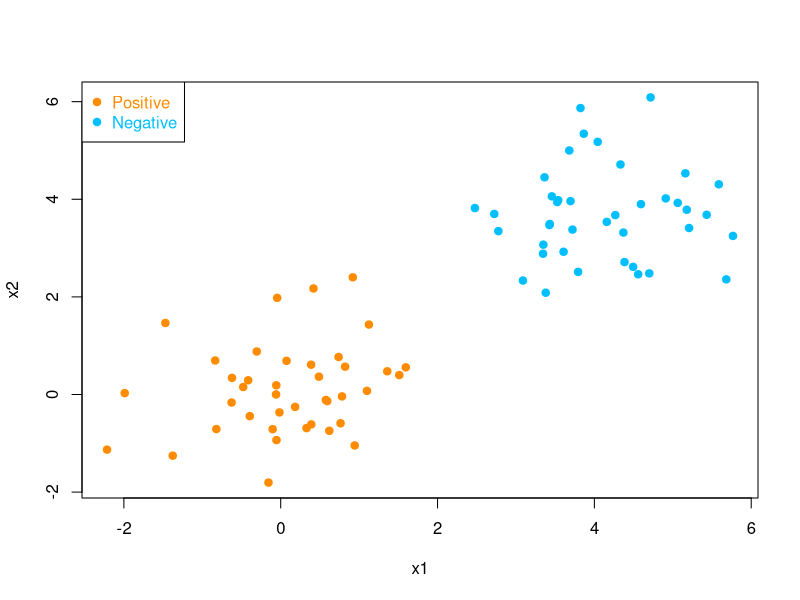
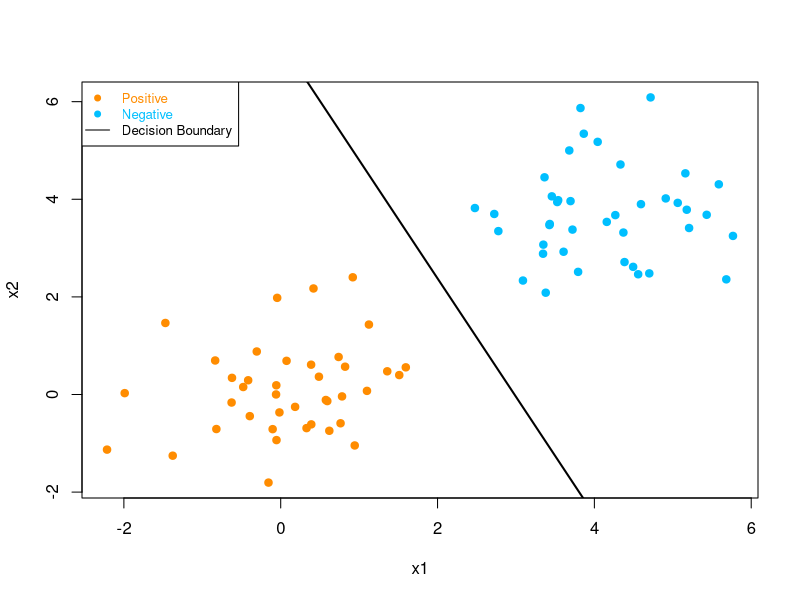
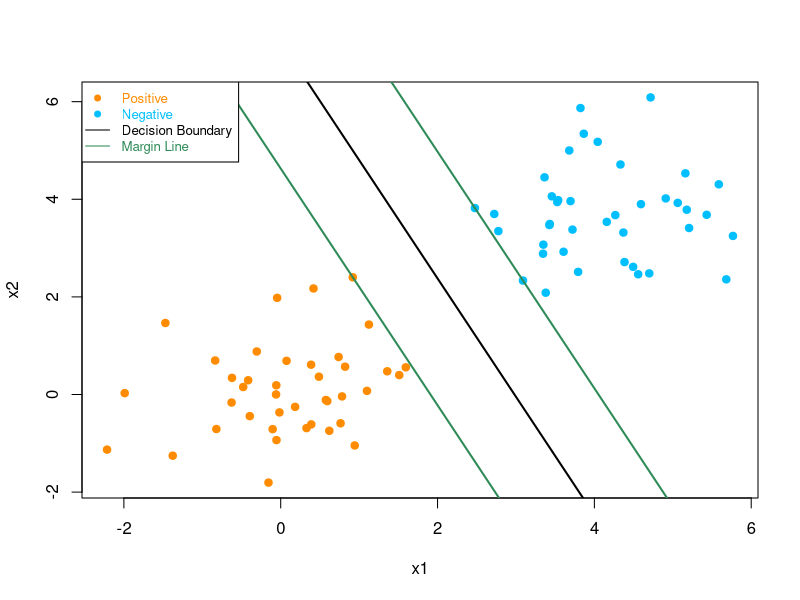
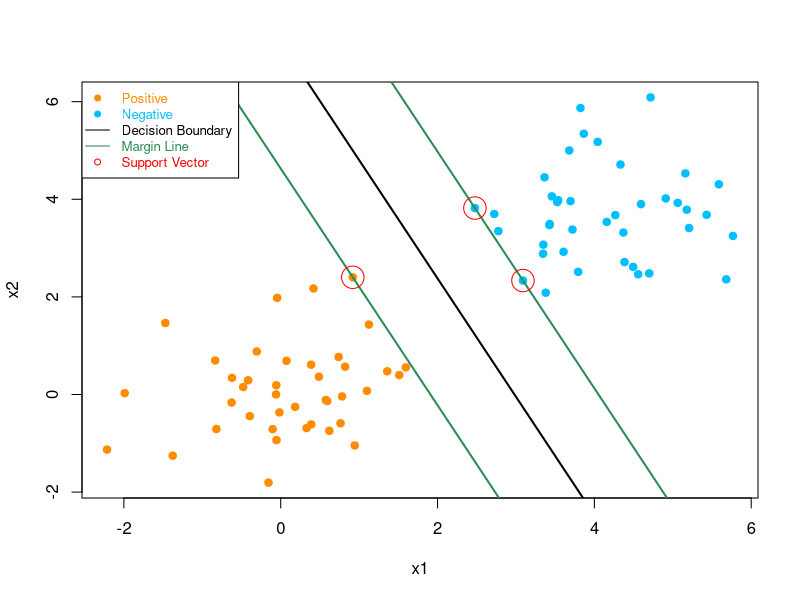
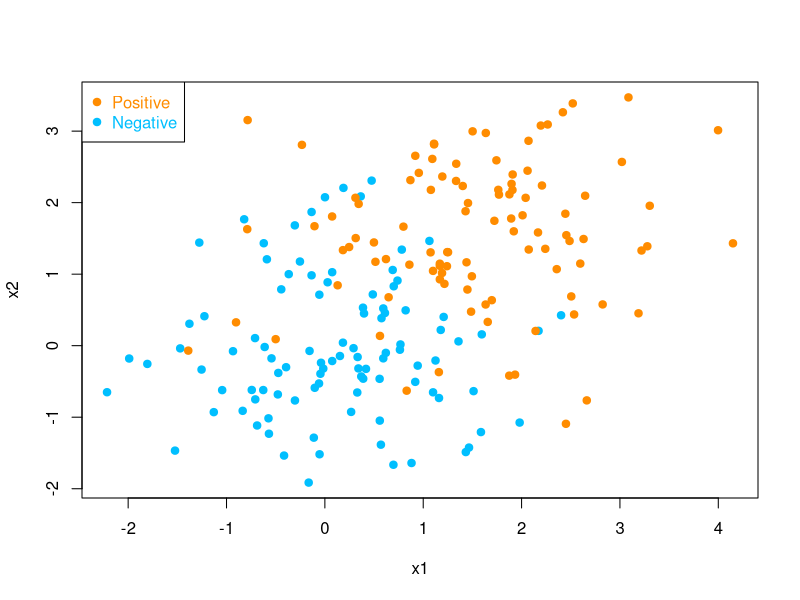
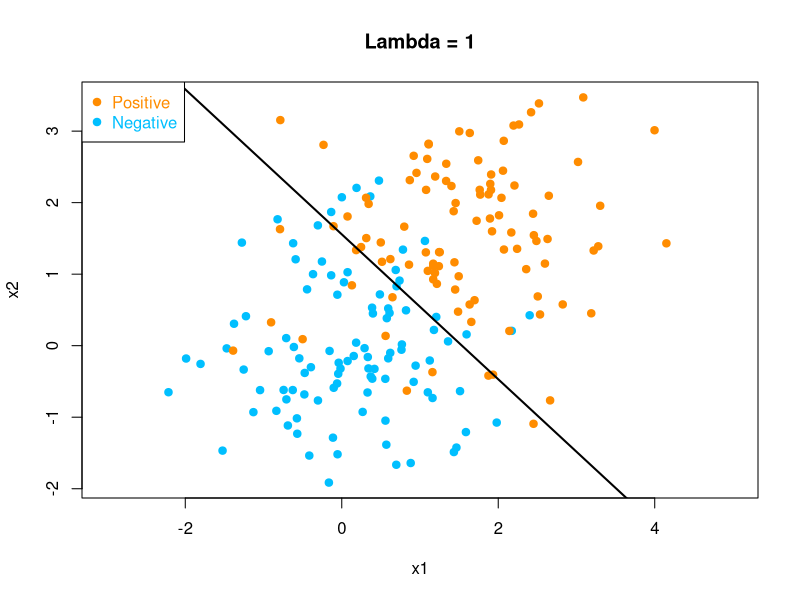
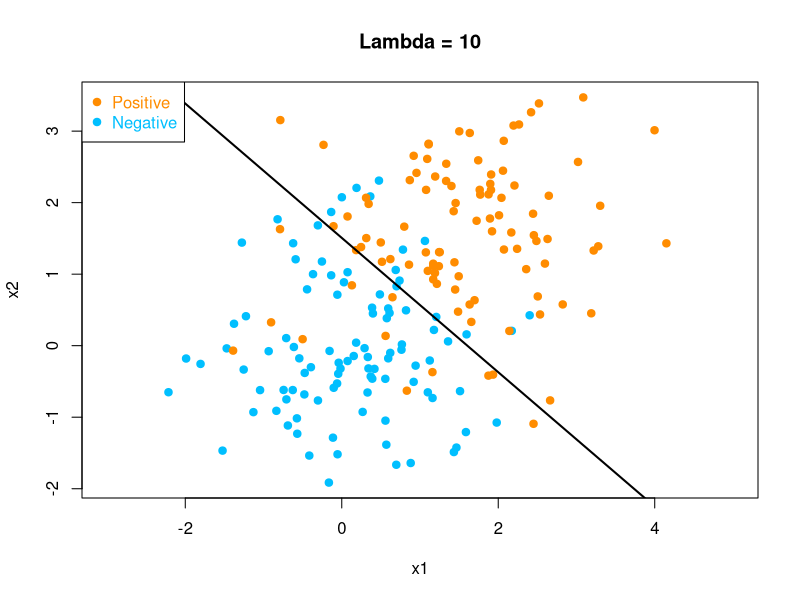
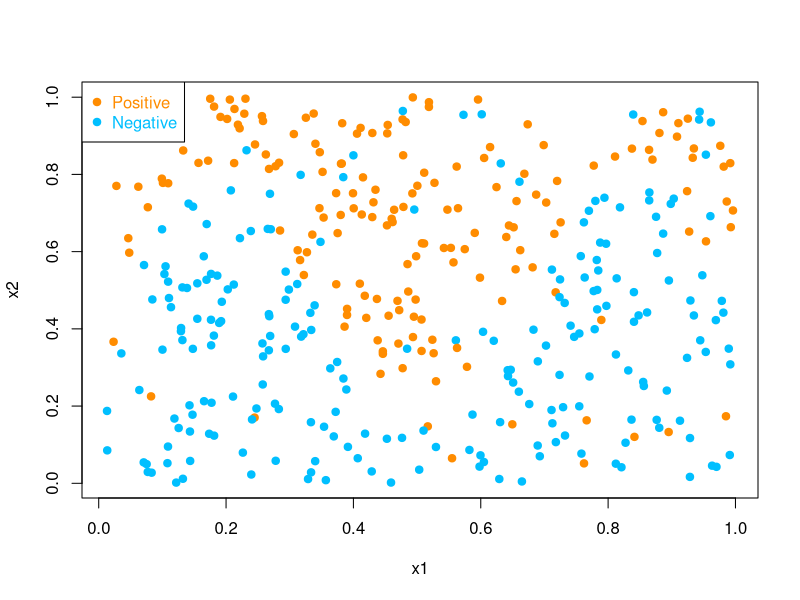

Here is the R script that generated these plots, in order:
## ---- chunk 1
  knitr::opts_chunk$set(include = TRUE)  # TRUE for solution; FALSE for questions set

  knitr::opts_chunk$set(echo = TRUE)
  knitr::opts_chunk$set(message = FALSE)
  knitr::opts_chunk$set(warning = FALSE)
  knitr::opts_chunk$set(fig.height = 6, fig.width = 8, out.width = '50%', fig.align = "center")
  options(width = 90)
## ---- chunk 2
rm(list = ls(all = TRUE))

list.of.packages <- c("knitr", "tidyverse", "ggpubr", "ggplot2", "quadprog", "e1071")
new.packages <- list.of.packages[!(list.of.packages %in% installed.packages()[,"Package"])]
if(length(new.packages)){
  install.packages(new.packages, repos = "http://cran.us.r-project.org")
  }
library(knitr)
library(tidyverse)
library(ggplot2)
library(ggpubr)
library(quadprog)
library(e1071)
## ---- chunk 3
  set.seed(1); n <-40; p <- 2
  xpos <- matrix(rnorm(n*p, mean=0, sd=1), n, p)
  xneg <- matrix(rnorm(n*p, mean=4, sd=1), n, p)
  x <- rbind(xpos, xneg)
  y <- matrix(c(rep(1, n), rep(-1, n)))
  
  plot(x,col=ifelse(y>0,"darkorange", "deepskyblue"), pch = 19, xlab = "x1", ylab = "x2")
  legend("topleft", c("Positive","Negative"), 
       col=c("darkorange", "deepskyblue"), pch=c(19, 19), text.col=c("darkorange", "deepskyblue"))
## ---- chunk 4

## The above formular is for all the QP problem, here we need to make the matrix accordingly.

# min{ (-dvec)^T * b + 0.5 * t(b) %*% Dmat %*% b }
# max{ (dvec)^T * b - 0.5 * t(b) %*% Dmat %*% b } exactly is the Dual
# t(Amat) * b >= bvec

n = dim(x)[1]

## Calculate the matrix Dmat, dvec, Amat and bvec

Dmat.dual = outer(as.vector(y),as.vector(y)) * (x%*%t(x))
Dmat.dual = Dmat.dual + diag(1e-5,n)

dvec.dual = rep(1, n)
Amat.dual <- rbind(t(y), diag(n))
# Must have the first row for equality
bvec.dual <- c(0, rep(0, n))

result.QP.dual = solve.QP(Dmat.dual,dvec.dual,t(Amat.dual),bvec=bvec.dual, meq=1)
alpha = result.QP.dual$solution


beta = c(sum(alpha * y * x[,1]), sum(alpha * y * x[,2]))
beta_0 = -(max(x[41:80,] %*% beta) + min(x[1:40,] %*% beta))/2
sv = x[alpha > 0.001,] # The support vector is clarified from the alpha value
## ---- chunk 5
plot.SVM.2D = function(x,y,beta,beta_0, margin = F, sv = c()){
  plot(x,col=ifelse(y>0,"darkorange", "deepskyblue"), pch = 19, xlab = "x1", ylab = "x2")
  
    abline(a = -beta_0/beta[2],
          b = -beta[1]/beta[2],
          col = 'black', lwd = 2)
  legend = c("Positive","Negative","Decision Boundary")
  legend.symbol.col =c('darkorange', 'deepskyblue', 'black')
  t.col = c('darkorange', 'deepskyblue', 'black')
  pch = c(19,19,NA)
  lty = c(NA,NA,1)
  if(margin == T){
    abline(b = -beta[1]/beta[2],
          a = (-beta_0 + 1)/beta[2], 
          col = 'seagreen', lwd = 2)
  
    abline(b = -beta[1]/beta[2],
      a = (-beta_0 - 1)/beta[2], 
      col = 'seagreen', lwd = 2)
    legend.symbol.col = append(legend.symbol.col, 'seagreen')
    t.col = append(t.col, 'seagreen')
    pch = append(pch, NA)
    lty = append(lty, 1)
    legend = append(legend, 'Margin Line')
  }
  if (length(sv) != 0){
    points(x = sv[,1], y = sv[,2], pch = 1, cex = 3, col = 'red')
    legend.symbol.col = append(legend.symbol.col, 'red')
    t.col = append(t.col, 'red')
    pch = append(pch, 1)
    lty = append(lty, NA)
    legend = append(legend, 'Support Vector')    
  }
    
legend("topleft", legend, col=legend.symbol.col, bg = "white",
      pch = pch, lty = lty, text.col=t.col, cex = 0.8)
}
plot.SVM.2D(x, y, beta, beta_0, margin = F)
## ---- chunk 6
plot.SVM.2D(x, y, beta, beta_0, margin = T)
## ---- chunk 7
plot.SVM.2D(x, y, beta, beta_0, margin = T, sv = sv)
## ---- chunk 8
  set.seed(1)
  n = 100 # number of data points for each class
  p = 2 # dimension

  # Generate the positive and negative examples
  xpos <- matrix(rnorm(n*p,mean=0,sd=1),n,p)
  xneg <- matrix(rnorm(n*p,mean=1.5,sd=1),n,p)
  x <- rbind(xpos,xneg)
  y <- c(rep(-1, n), rep(1, n))
    
  plot(x,col=ifelse(y>0,"darkorange", "deepskyblue"), pch = 19, xlab = "x1", ylab = "x2")
  legend("topleft", c("Positive","Negative"), col=c("darkorange", "deepskyblue"), 
         pch=c(19, 19), text.col=c("darkorange", "deepskyblue"))
## ---- chunk 9

fn = function(par,lambda, x, y){
  lambda * (par[2]^2 + par[3]^2) + sum(log(1+exp(-y * (par[1] + x %*% c(par[2],par[3])))))
}
gr = function(par,lambda, x, y){
  c(
    sum((-y) * exp(-y * (par[1] + x %*% c(par[2],par[3])))/
          (1 + exp(-y * (par[1] + x %*% c(par[2],par[3]))))),
    2 * lambda * par[2] + sum((-y) * x[,1] * exp(-y * (par[1] + x %*% c(par[2],par[3])))/
        (1 + exp(-y * (par[1] + x %*% c(par[2],par[3]))))),
    2 * lambda * par[3] + sum((-y) * x[,2] * exp(-y * (par[1] + x %*% c(par[2],par[3])))/
        (1 + exp(-y * (par[1] + x %*% c(par[2],par[3])))))
  )
}
## ---- chunk 10
# lambda = 1
result.optim.linear = optim(par = c(0,0,0), fn = fn, gr = gr,
                            lambda = 1, method = 'BFGS', x = x, y = y)
## test the correctness

fitted.q2 = sign((x %*% c(result.optim.linear$par[2],
    result.optim.linear$par[3])) + result.optim.linear$par[1])
accuracy.q2 = mean(fitted.q2 == y)

## ---- chunk 11

plot(x,col=ifelse(y>0,"darkorange", "deepskyblue"), pch = 19, xlab = "x1",
     ylab = "x2", xlim = c(-3,5), main = "Lambda = 1")

abline(a = -result.optim.linear$par[1]/result.optim.linear$par[3],
      b = -result.optim.linear$par[2]/result.optim.linear$par[3], col = 'black', lwd = 2)

legend("topleft", c("Positive","Negative"), col=c("darkorange", "deepskyblue"), bg = "white", 
      pch=c(19, 19), text.col=c("darkorange", "deepskyblue"))
## ---- chunk 12
result.optim.linear.t = optim(par = c(0,0,0), fn = fn,  gr = gr,
                            lambda = 10, method = 'BFGS', x = x, y = y)
plot(x,col=ifelse(y>0,"darkorange", "deepskyblue"), pch = 19, xlab = "x1",
     ylab = "x2", xlim = c(-3,5), main = "Lambda = 10")
abline(a = -result.optim.linear.t$par[1]/result.optim.linear.t$par[3],
      b = -result.optim.linear.t$par[2]/result.optim.linear.t$par[3], col = 'black', lwd = 2)
legend("topleft", c("Positive","Negative"), col=c("darkorange", "deepskyblue"), bg = "white", 
      pch=c(19, 19), text.col=c("darkorange", "deepskyblue"))
fitted.q2.t = sign((x %*% c(result.optim.linear.t$par[2],
    result.optim.linear.t$par[3])) + result.optim.linear.t$par[1])
accuracy.q2.t = mean(fitted.q2.t == y)
## ---- chunk 13
  set.seed(1)
  n = 400
  p = 2 # dimension

  # Generate the positive and negative examples
  x <- matrix(runif(n*p), n, p)
  side <- (x[, 2] > 0.5 + 0.3*sin(3*pi*x[, 1]))
  y <- sample(c(1, -1), n, TRUE, c(0.9, 0.1))*(side == 1) + 
    sample(c(1, -1), n, TRUE, c(0.1, 0.9))*(side == 0)
  
  plot(x,col=ifelse(y>0,"darkorange", "deepskyblue"), pch = 19, xlab = "x1", ylab = "x2")
  legend("topleft", c("Positive","Negative"), 
       col=c("darkorange", "deepskyblue"), pch=c(19, 19), 
       text.col=c("darkorange", "deepskyblue"), bg = 'white')
## ---- chunk 14
horizontal = matrix(rep(rowSums(x^2),each=n),nrow=n)
vertical = matrix(rep(rowSums(x^2),each=n), ncol=n, byrow=TRUE)
dist.matrix = horizontal + vertical - 2 * (x %*% t(x))
gamma = 5
kernel.matrix = exp(-dist.matrix * gamma)
## ---- chunk 15
fn = function(par,lambda, kernel.matrix, y){
  lambda * (par %*% kernel.matrix %*% par) + sum(log((1+exp(-y * (t(kernel.matrix) %*% par)))))
}
# Here is the gradient:
gr = function(par, lambda, kernel.matrix, y){
  lambda * 2 * kernel.matrix %*% par + (exp(-y * (t(kernel.matrix) %*% par)) * 
    (-y * rowSums(t(kernel.matrix))))/(1 + exp(-y * (t(kernel.matrix) %*% par)))
  # t(-t(y) %*% t(kernel.matrix)))/(1 + exp(-y * (t(kernel.matrix) %*% par))) # Incorrect g
}
## ---- chunk 16

lambda = 0.01
result.optim.gaussian = optim(par = rep(0,n), fn = fn, gr = gr,
         lambda = lambda, method = 'BFGS', kernel.matrix = kernel.matrix, 
         y = y, control = list(maxit = 250)) 
## We don't need to specify kernel,y parameters and R will search it 
## but the definition is not clear.

fitted = sign(kernel.matrix %*% result.optim.gaussian$par)
correct = sum(as.vector(fitted) == y)
## ---- chunk 17
plot(x,col=ifelse(fitted > 0,"darkorange", "deepskyblue"), pch = 19, 
     xlab = "x1", ylab = "x2", main = "Fitted Labels Plot (Lambda = 0.01)")
legend("topleft", c("Positive","Negative"), 
       col=c("darkorange", "deepskyblue"), pch=c(19, 19), 
       text.col=c("darkorange", "deepskyblue"), bg = 'white')

## ---- chunk 18
result.optim.gaussian.t = optim(par = rep(0,n), fn = fn, gr = gr,
          lambda = 0.1, method = 'BFGS', kernel.matrix = kernel.matrix, 
          y = y, control = list(maxit = 250)) 

fitted.t = sign(kernel.matrix %*% result.optim.gaussian.t$par)
correct.t = sum(as.vector(fitted.t) == y)

plot(x,col=ifelse(fitted.t > 0,"darkorange", "deepskyblue"), pch = 19, 
     xlab = "x1", ylab = "x2", main = "Fitted Labels Plot (Lambda = 0.1)")
legend("topleft", c("Positive","Negative"), 
       col=c("darkorange", "deepskyblue"), pch=c(19, 19), 
       text.col=c("darkorange", "deepskyblue"), bg = 'white')
## ---- chunk 19
display = matrix(table(fitted.t, y),2,2)
accuracy = mean(as.vector(fitted.t) == y)
colnames(display) = c("y = -1", "y = 1")
rownames(display) = c("fitted = -1", "fitted = 1")
kable(display, caption = "Confusion Table")
## ---- chunk 20


plot(x,col=ifelse(fitted.t > 0,"darkorange", "deepskyblue"), 
     pch = ifelse(fitted.t == y, 19,11),
     xlab = "x1", ylab = "x2", main = "Fitted Labels Plot (Lambda = 0.1)")
legend("topleft", c("True Positive", "False Positive", "True Negative", "False Negative"), 
       col=c("darkorange", "darkorange","deepskyblue","deepskyblue"), 
       pch=c(19, 11, 19, 11), 
       text.col=c("darkorange", "darkorange", "deepskyblue", "deepskyblue"), bg = 'white')
